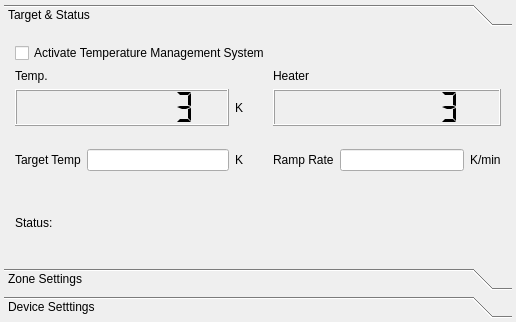
<?xml version="1.0" encoding="UTF-8"?>
<ui version="4.0">
 <class>FrmTempManager</class>
 <widget class="QMainWindow" name="FrmTempManager">
  <property name="geometry">
   <rect>
    <x>0</x>
    <y>0</y>
    <width>516</width>
    <height>322</height>
   </rect>
  </property>
  <property name="sizePolicy">
   <sizepolicy hsizetype="Preferred" vsizetype="Minimum">
    <horstretch>0</horstretch>
    <verstretch>0</verstretch>
   </sizepolicy>
  </property>
  <property name="windowTitle">
   <string>Temperature Control</string>
  </property>
  <widget class="QWidget" name="widget">
   <layout class="QGridLayout" name="gridLayout_3">
    <property name="leftMargin">
     <number>4</number>
    </property>
    <property name="topMargin">
     <number>4</number>
    </property>
    <property name="rightMargin">
     <number>4</number>
    </property>
    <property name="bottomMargin">
     <number>4</number>
    </property>
    <item row="0" column="0">
     <widget class="QToolBox" name="m_toolBox">
      <property name="sizePolicy">
       <sizepolicy hsizetype="Preferred" vsizetype="Preferred">
        <horstretch>0</horstretch>
        <verstretch>0</verstretch>
       </sizepolicy>
      </property>
      <property name="minimumSize">
       <size>
        <width>450</width>
        <height>300</height>
       </size>
      </property>
      <property name="layoutDirection">
       <enum>Qt::LeftToRight</enum>
      </property>
      <property name="frameShape">
       <enum>QFrame::NoFrame</enum>
      </property>
      <property name="frameShadow">
       <enum>QFrame::Plain</enum>
      </property>
      <property name="currentIndex">
       <number>0</number>
      </property>
      <property name="tabSpacing">
       <number>-1</number>
      </property>
      <widget class="QWidget" name="m_pageMain">
       <property name="geometry">
        <rect>
         <x>0</x>
         <y>0</y>
         <width>508</width>
         <height>212</height>
        </rect>
       </property>
       <property name="sizePolicy">
        <sizepolicy hsizetype="Preferred" vsizetype="Preferred">
         <horstretch>0</horstretch>
         <verstretch>0</verstretch>
        </sizepolicy>
       </property>
       <property name="minimumSize">
        <size>
         <width>0</width>
         <height>0</height>
        </size>
       </property>
       <attribute name="label">
        <string>Target &amp;&amp; Status</string>
       </attribute>
       <layout class="QVBoxLayout" name="verticalLayout">
        <item>
         <widget class="QCheckBox" name="m_ckbActivateEngine">
          <property name="text">
           <string>Activate Temperature Management System</string>
          </property>
         </widget>
        </item>
        <item>
         <layout class="QHBoxLayout" name="horizontalLayout">
          <property name="spacing">
           <number>30</number>
          </property>
          <item>
           <layout class="QVBoxLayout" name="verticalLayout_2">
            <item>
             <widget class="QLabel" name="m_lblTempStatus">
              <property name="sizePolicy">
               <sizepolicy hsizetype="Preferred" vsizetype="Fixed">
                <horstretch>0</horstretch>
                <verstretch>0</verstretch>
               </sizepolicy>
              </property>
              <property name="text">
               <string>Temp.</string>
              </property>
              <property name="wordWrap">
               <bool>false</bool>
              </property>
             </widget>
            </item>
            <item>
             <layout class="QHBoxLayout">
              <item>
               <widget class="QLCDNumber" name="m_lcdTemp">
                <property name="sizePolicy">
                 <sizepolicy hsizetype="Minimum" vsizetype="Preferred">
                  <horstretch>0</horstretch>
                  <verstretch>0</verstretch>
                 </sizepolicy>
                </property>
                <property name="maximumSize">
                 <size>
                  <width>16777215</width>
                  <height>100</height>
                 </size>
                </property>
                <property name="frameShape">
                 <enum>QFrame::Box</enum>
                </property>
                <property name="frameShadow">
                 <enum>QFrame::Raised</enum>
                </property>
                <property name="smallDecimalPoint">
                 <bool>false</bool>
                </property>
                <property name="digitCount">
                 <number>8</number>
                </property>
                <property name="mode">
                 <enum>QLCDNumber::Dec</enum>
                </property>
                <property name="segmentStyle">
                 <enum>QLCDNumber::Flat</enum>
                </property>
                <property name="value" stdset="0">
                 <double>3.000000000000000</double>
                </property>
                <property name="intValue" stdset="0">
                 <number>3</number>
                </property>
               </widget>
              </item>
              <item>
               <widget class="QLabel" name="textLabel9_2">
                <property name="sizePolicy">
                 <sizepolicy hsizetype="Fixed" vsizetype="Preferred">
                  <horstretch>0</horstretch>
                  <verstretch>0</verstretch>
                 </sizepolicy>
                </property>
                <property name="text">
                 <string>K</string>
                </property>
                <property name="wordWrap">
                 <bool>false</bool>
                </property>
               </widget>
              </item>
             </layout>
            </item>
           </layout>
          </item>
          <item>
           <layout class="QVBoxLayout" name="verticalLayout_3">
            <item>
             <widget class="QLabel" name="m_lblHeaterStatus">
              <property name="sizePolicy">
               <sizepolicy hsizetype="Preferred" vsizetype="Fixed">
                <horstretch>0</horstretch>
                <verstretch>0</verstretch>
               </sizepolicy>
              </property>
              <property name="text">
               <string>Heater</string>
              </property>
              <property name="wordWrap">
               <bool>false</bool>
              </property>
             </widget>
            </item>
            <item>
             <widget class="QLCDNumber" name="m_lcdHeater">
              <property name="sizePolicy">
               <sizepolicy hsizetype="Minimum" vsizetype="Preferred">
                <horstretch>0</horstretch>
                <verstretch>0</verstretch>
               </sizepolicy>
              </property>
              <property name="maximumSize">
               <size>
                <width>16777215</width>
                <height>100</height>
               </size>
              </property>
              <property name="frameShape">
               <enum>QFrame::Box</enum>
              </property>
              <property name="frameShadow">
               <enum>QFrame::Raised</enum>
              </property>
              <property name="smallDecimalPoint">
               <bool>false</bool>
              </property>
              <property name="digitCount">
               <number>8</number>
              </property>
              <property name="mode">
               <enum>QLCDNumber::Dec</enum>
              </property>
              <property name="segmentStyle">
               <enum>QLCDNumber::Flat</enum>
              </property>
              <property name="value" stdset="0">
               <double>3.000000000000000</double>
              </property>
              <property name="intValue" stdset="0">
               <number>3</number>
              </property>
             </widget>
            </item>
           </layout>
          </item>
         </layout>
        </item>
        <item>
         <layout class="QHBoxLayout" name="horizontalLayout_4">
          <property name="spacing">
           <number>30</number>
          </property>
          <item>
           <layout class="QHBoxLayout">
            <item>
             <widget class="QLabel" name="textLabel18">
              <property name="sizePolicy">
               <sizepolicy hsizetype="Preferred" vsizetype="Fixed">
                <horstretch>0</horstretch>
                <verstretch>0</verstretch>
               </sizepolicy>
              </property>
              <property name="text">
               <string>Target Temp</string>
              </property>
              <property name="wordWrap">
               <bool>false</bool>
              </property>
             </widget>
            </item>
            <item>
             <widget class="QLineEdit" name="m_edTargetTemp"/>
            </item>
            <item>
             <widget class="QLabel" name="textLabel9_2_2">
              <property name="sizePolicy">
               <sizepolicy hsizetype="Fixed" vsizetype="Preferred">
                <horstretch>0</horstretch>
                <verstretch>0</verstretch>
               </sizepolicy>
              </property>
              <property name="text">
               <string>K</string>
              </property>
              <property name="wordWrap">
               <bool>false</bool>
              </property>
             </widget>
            </item>
           </layout>
          </item>
          <item>
           <layout class="QHBoxLayout" name="_2">
            <item>
             <widget class="QLabel" name="textLabel18_3">
              <property name="sizePolicy">
               <sizepolicy hsizetype="Preferred" vsizetype="Fixed">
                <horstretch>0</horstretch>
                <verstretch>0</verstretch>
               </sizepolicy>
              </property>
              <property name="text">
               <string>Ramp Rate</string>
              </property>
              <property name="wordWrap">
               <bool>false</bool>
              </property>
             </widget>
            </item>
            <item>
             <widget class="QLineEdit" name="m_edRampRate"/>
            </item>
            <item>
             <widget class="QLabel" name="textLabel9_2_3">
              <property name="sizePolicy">
               <sizepolicy hsizetype="Fixed" vsizetype="Preferred">
                <horstretch>0</horstretch>
                <verstretch>0</verstretch>
               </sizepolicy>
              </property>
              <property name="text">
               <string>K/min</string>
              </property>
              <property name="wordWrap">
               <bool>false</bool>
              </property>
             </widget>
            </item>
           </layout>
          </item>
         </layout>
        </item>
        <item>
         <widget class="QLabel" name="m_lblStatus">
          <property name="sizePolicy">
           <sizepolicy hsizetype="Preferred" vsizetype="Preferred">
            <horstretch>0</horstretch>
            <verstretch>0</verstretch>
           </sizepolicy>
          </property>
          <property name="text">
           <string>Status:</string>
          </property>
          <property name="scaledContents">
           <bool>true</bool>
          </property>
          <property name="wordWrap">
           <bool>true</bool>
          </property>
         </widget>
        </item>
       </layout>
      </widget>
      <widget class="QWidget" name="m_pageZone">
       <property name="geometry">
        <rect>
         <x>0</x>
         <y>0</y>
         <width>508</width>
         <height>306</height>
        </rect>
       </property>
       <property name="sizePolicy">
        <sizepolicy hsizetype="Preferred" vsizetype="Preferred">
         <horstretch>0</horstretch>
         <verstretch>0</verstretch>
        </sizepolicy>
       </property>
       <property name="minimumSize">
        <size>
         <width>0</width>
         <height>0</height>
        </size>
       </property>
       <attribute name="label">
        <string>Zone Settings</string>
       </attribute>
       <layout class="QVBoxLayout" name="verticalLayout_4">
        <property name="spacing">
         <number>4</number>
        </property>
        <property name="leftMargin">
         <number>4</number>
        </property>
        <property name="topMargin">
         <number>4</number>
        </property>
        <property name="rightMargin">
         <number>4</number>
        </property>
        <property name="bottomMargin">
         <number>4</number>
        </property>
        <item>
         <layout class="QHBoxLayout" name="horizontalLayout_8">
          <property name="sizeConstraint">
           <enum>QLayout::SetDefaultConstraint</enum>
          </property>
          <item>
           <layout class="QHBoxLayout" name="horizontalLayout_5">
            <item>
             <widget class="QLabel" name="textLabel418">
              <property name="sizePolicy">
               <sizepolicy hsizetype="Preferred" vsizetype="Fixed">
                <horstretch>0</horstretch>
                <verstretch>0</verstretch>
               </sizepolicy>
              </property>
              <property name="text">
               <string>Zone Transition Hysteresis</string>
              </property>
              <property name="scaledContents">
               <bool>false</bool>
              </property>
              <property name="wordWrap">
               <bool>false</bool>
              </property>
             </widget>
            </item>
            <item>
             <widget class="QLineEdit" name="m_edZoneHysteresis"/>
            </item>
            <item>
             <widget class="QLabel" name="textLabel49_2_2">
              <property name="sizePolicy">
               <sizepolicy hsizetype="Fixed" vsizetype="Preferred">
                <horstretch>0</horstretch>
                <verstretch>0</verstretch>
               </sizepolicy>
              </property>
              <property name="text">
               <string>%</string>
              </property>
              <property name="wordWrap">
               <bool>false</bool>
              </property>
             </widget>
            </item>
           </layout>
          </item>
          <item>
           <widget class="QCheckBox" name="m_ckbMixTempOnChange">
            <property name="text">
             <string>Mix Temp. Values on Sensor Change</string>
            </property>
           </widget>
          </item>
         </layout>
        </item>
        <item>
         <widget class="QLabel" name="label">
          <property name="text">
           <string>Temp. Zones (First match rule, unselected item leaves setting unchanged on zone transit)</string>
          </property>
          <property name="scaledContents">
           <bool>true</bool>
          </property>
          <property name="wordWrap">
           <bool>true</bool>
          </property>
         </widget>
        </item>
        <item>
         <layout class="QHBoxLayout" name="horizontalLayout_6">
          <item>
           <widget class="QPushButton" name="m_btnZoneDup">
            <property name="text">
             <string>Insert/Duplicate</string>
            </property>
           </widget>
          </item>
          <item>
           <widget class="QPushButton" name="m_btnZoneDelete">
            <property name="text">
             <string>Delete</string>
            </property>
           </widget>
          </item>
         </layout>
        </item>
        <item>
         <widget class="QTableWidget" name="m_tblZone">
          <property name="sizePolicy">
           <sizepolicy hsizetype="Preferred" vsizetype="Expanding">
            <horstretch>0</horstretch>
            <verstretch>0</verstretch>
           </sizepolicy>
          </property>
          <property name="minimumSize">
           <size>
            <width>0</width>
            <height>50</height>
           </size>
          </property>
          <property name="maximumSize">
           <size>
            <width>16777215</width>
            <height>16777215</height>
           </size>
          </property>
          <property name="sizeAdjustPolicy">
           <enum>QAbstractScrollArea::AdjustIgnored</enum>
          </property>
          <property name="selectionMode">
           <enum>QAbstractItemView::SingleSelection</enum>
          </property>
          <property name="cornerButtonEnabled">
           <bool>true</bool>
          </property>
          <attribute name="horizontalHeaderVisible">
           <bool>false</bool>
          </attribute>
          <attribute name="horizontalHeaderCascadingSectionResizes">
           <bool>false</bool>
          </attribute>
          <attribute name="horizontalHeaderDefaultSectionSize">
           <number>40</number>
          </attribute>
          <attribute name="horizontalHeaderHighlightSections">
           <bool>true</bool>
          </attribute>
          <attribute name="horizontalHeaderShowSortIndicator" stdset="0">
           <bool>false</bool>
          </attribute>
          <attribute name="horizontalHeaderStretchLastSection">
           <bool>false</bool>
          </attribute>
          <attribute name="verticalHeaderCascadingSectionResizes">
           <bool>false</bool>
          </attribute>
          <attribute name="verticalHeaderDefaultSectionSize">
           <number>30</number>
          </attribute>
          <column>
           <property name="text">
            <string>Zone#</string>
           </property>
          </column>
         </widget>
        </item>
       </layout>
      </widget>
      <widget class="QWidget" name="m_pageDeviceSetup">
       <property name="geometry">
        <rect>
         <x>0</x>
         <y>0</y>
         <width>528</width>
         <height>280</height>
        </rect>
       </property>
       <attribute name="label">
        <string>Device Setttings</string>
       </attribute>
       <layout class="QGridLayout" name="gridLayout">
        <property name="leftMargin">
         <number>4</number>
        </property>
        <property name="topMargin">
         <number>4</number>
        </property>
        <property name="rightMargin">
         <number>4</number>
        </property>
        <property name="bottomMargin">
         <number>4</number>
        </property>
        <property name="spacing">
         <number>4</number>
        </property>
        <item row="2" column="0" colspan="2">
         <layout class="QHBoxLayout" name="horizontalLayout_7">
          <property name="spacing">
           <number>4</number>
          </property>
          <item>
           <widget class="QGroupBox" name="groupBox2_5">
            <property name="title">
             <string>Aux. Device 4</string>
            </property>
            <layout class="QGridLayout" name="gridLayout_7">
             <property name="leftMargin">
              <number>3</number>
             </property>
             <property name="topMargin">
              <number>3</number>
             </property>
             <property name="rightMargin">
              <number>3</number>
             </property>
             <property name="bottomMargin">
              <number>3</number>
             </property>
             <property name="spacing">
              <number>4</number>
             </property>
             <item row="0" column="0" colspan="2">
              <widget class="QComboBox" name="m_cmbSubDevice4">
               <property name="sizePolicy">
                <sizepolicy hsizetype="Preferred" vsizetype="Fixed">
                 <horstretch>0</horstretch>
                 <verstretch>0</verstretch>
                </sizepolicy>
               </property>
              </widget>
             </item>
             <item row="1" column="0">
              <widget class="QLabel" name="textLabel1_8">
               <property name="sizePolicy">
                <sizepolicy hsizetype="Preferred" vsizetype="Fixed">
                 <horstretch>0</horstretch>
                 <verstretch>0</verstretch>
                </sizepolicy>
               </property>
               <property name="text">
                <string>Loop/Ch.</string>
               </property>
               <property name="wordWrap">
                <bool>false</bool>
               </property>
              </widget>
             </item>
             <item row="1" column="1">
              <widget class="QComboBox" name="m_cmbSubDev4Ch"/>
             </item>
             <item row="2" column="0">
              <widget class="QLabel" name="textLabel1_9">
               <property name="sizePolicy">
                <sizepolicy hsizetype="Preferred" vsizetype="Fixed">
                 <horstretch>0</horstretch>
                 <verstretch>0</verstretch>
                </sizepolicy>
               </property>
               <property name="text">
                <string>Mode</string>
               </property>
               <property name="wordWrap">
                <bool>false</bool>
               </property>
              </widget>
             </item>
             <item row="2" column="1">
              <widget class="QComboBox" name="m_cmbSubDev4Mode"/>
             </item>
            </layout>
           </widget>
          </item>
          <item>
           <widget class="QGroupBox" name="groupBox2_6">
            <property name="title">
             <string>Aux. Device 5</string>
            </property>
            <layout class="QGridLayout" name="gridLayout_8">
             <property name="leftMargin">
              <number>3</number>
             </property>
             <property name="topMargin">
              <number>3</number>
             </property>
             <property name="rightMargin">
              <number>3</number>
             </property>
             <property name="bottomMargin">
              <number>3</number>
             </property>
             <property name="spacing">
              <number>4</number>
             </property>
             <item row="0" column="0" colspan="2">
              <widget class="QComboBox" name="m_cmbSubDevice5">
               <property name="sizePolicy">
                <sizepolicy hsizetype="Preferred" vsizetype="Fixed">
                 <horstretch>0</horstretch>
                 <verstretch>0</verstretch>
                </sizepolicy>
               </property>
              </widget>
             </item>
             <item row="1" column="0">
              <widget class="QLabel" name="textLabel1_10">
               <property name="sizePolicy">
                <sizepolicy hsizetype="Preferred" vsizetype="Fixed">
                 <horstretch>0</horstretch>
                 <verstretch>0</verstretch>
                </sizepolicy>
               </property>
               <property name="text">
                <string>Loop/Ch.</string>
               </property>
               <property name="wordWrap">
                <bool>false</bool>
               </property>
              </widget>
             </item>
             <item row="1" column="1">
              <widget class="QComboBox" name="m_cmbSubDev5Ch"/>
             </item>
             <item row="2" column="0">
              <widget class="QLabel" name="textLabel1_11">
               <property name="sizePolicy">
                <sizepolicy hsizetype="Preferred" vsizetype="Fixed">
                 <horstretch>0</horstretch>
                 <verstretch>0</verstretch>
                </sizepolicy>
               </property>
               <property name="text">
                <string>Mode</string>
               </property>
               <property name="wordWrap">
                <bool>false</bool>
               </property>
              </widget>
             </item>
             <item row="2" column="1">
              <widget class="QComboBox" name="m_cmbSubDev5Mode"/>
             </item>
            </layout>
           </widget>
          </item>
          <item>
           <widget class="QGroupBox" name="groupBox2_7">
            <property name="title">
             <string>Aux. Device 6</string>
            </property>
            <layout class="QGridLayout" name="gridLayout_9">
             <property name="leftMargin">
              <number>3</number>
             </property>
             <property name="topMargin">
              <number>3</number>
             </property>
             <property name="rightMargin">
              <number>3</number>
             </property>
             <property name="bottomMargin">
              <number>3</number>
             </property>
             <property name="spacing">
              <number>4</number>
             </property>
             <item row="0" column="0" colspan="2">
              <widget class="QComboBox" name="m_cmbSubDevice6">
               <property name="sizePolicy">
                <sizepolicy hsizetype="Preferred" vsizetype="Fixed">
                 <horstretch>0</horstretch>
                 <verstretch>0</verstretch>
                </sizepolicy>
               </property>
              </widget>
             </item>
             <item row="1" column="0">
              <widget class="QLabel" name="textLabel1_12">
               <property name="sizePolicy">
                <sizepolicy hsizetype="Preferred" vsizetype="Fixed">
                 <horstretch>0</horstretch>
                 <verstretch>0</verstretch>
                </sizepolicy>
               </property>
               <property name="text">
                <string>Loop/Ch.</string>
               </property>
               <property name="wordWrap">
                <bool>false</bool>
               </property>
              </widget>
             </item>
             <item row="1" column="1">
              <widget class="QComboBox" name="m_cmbSubDev6Ch"/>
             </item>
             <item row="2" column="0">
              <widget class="QLabel" name="textLabel1_13">
               <property name="sizePolicy">
                <sizepolicy hsizetype="Preferred" vsizetype="Fixed">
                 <horstretch>0</horstretch>
                 <verstretch>0</verstretch>
                </sizepolicy>
               </property>
               <property name="text">
                <string>Mode</string>
               </property>
               <property name="wordWrap">
                <bool>false</bool>
               </property>
              </widget>
             </item>
             <item row="2" column="1">
              <widget class="QComboBox" name="m_cmbSubDev6Mode"/>
             </item>
            </layout>
           </widget>
          </item>
         </layout>
        </item>
        <item row="1" column="0" colspan="2">
         <layout class="QHBoxLayout" name="horizontalLayout_2">
          <property name="spacing">
           <number>4</number>
          </property>
          <item>
           <widget class="QGroupBox" name="groupBox2_2">
            <property name="title">
             <string>Aux. Device 1</string>
            </property>
            <layout class="QGridLayout" name="gridLayout_4">
             <property name="leftMargin">
              <number>3</number>
             </property>
             <property name="topMargin">
              <number>3</number>
             </property>
             <property name="rightMargin">
              <number>3</number>
             </property>
             <property name="bottomMargin">
              <number>3</number>
             </property>
             <property name="spacing">
              <number>4</number>
             </property>
             <item row="2" column="1">
              <widget class="QComboBox" name="m_cmbSubDev1Mode"/>
             </item>
             <item row="2" column="0">
              <widget class="QLabel" name="textLabel1_3">
               <property name="sizePolicy">
                <sizepolicy hsizetype="Preferred" vsizetype="Fixed">
                 <horstretch>0</horstretch>
                 <verstretch>0</verstretch>
                </sizepolicy>
               </property>
               <property name="text">
                <string>Mode</string>
               </property>
               <property name="wordWrap">
                <bool>false</bool>
               </property>
              </widget>
             </item>
             <item row="0" column="0" colspan="2">
              <widget class="QComboBox" name="m_cmbSubDevice1">
               <property name="sizePolicy">
                <sizepolicy hsizetype="Preferred" vsizetype="Fixed">
                 <horstretch>0</horstretch>
                 <verstretch>0</verstretch>
                </sizepolicy>
               </property>
              </widget>
             </item>
             <item row="1" column="0">
              <widget class="QLabel" name="textLabel1_2">
               <property name="sizePolicy">
                <sizepolicy hsizetype="Preferred" vsizetype="Fixed">
                 <horstretch>0</horstretch>
                 <verstretch>0</verstretch>
                </sizepolicy>
               </property>
               <property name="text">
                <string>Loop/Ch.</string>
               </property>
               <property name="wordWrap">
                <bool>false</bool>
               </property>
              </widget>
             </item>
             <item row="1" column="1">
              <widget class="QComboBox" name="m_cmbSubDev1Ch"/>
             </item>
            </layout>
           </widget>
          </item>
          <item>
           <widget class="QGroupBox" name="groupBox2_3">
            <property name="title">
             <string>Aux. Device 2</string>
            </property>
            <layout class="QGridLayout" name="gridLayout_5">
             <property name="leftMargin">
              <number>3</number>
             </property>
             <property name="topMargin">
              <number>3</number>
             </property>
             <property name="rightMargin">
              <number>3</number>
             </property>
             <property name="bottomMargin">
              <number>3</number>
             </property>
             <property name="spacing">
              <number>4</number>
             </property>
             <item row="0" column="0" colspan="2">
              <widget class="QComboBox" name="m_cmbSubDevice2">
               <property name="sizePolicy">
                <sizepolicy hsizetype="Preferred" vsizetype="Fixed">
                 <horstretch>0</horstretch>
                 <verstretch>0</verstretch>
                </sizepolicy>
               </property>
              </widget>
             </item>
             <item row="1" column="0">
              <widget class="QLabel" name="textLabel1_4">
               <property name="sizePolicy">
                <sizepolicy hsizetype="Preferred" vsizetype="Fixed">
                 <horstretch>0</horstretch>
                 <verstretch>0</verstretch>
                </sizepolicy>
               </property>
               <property name="text">
                <string>Loop/Ch.</string>
               </property>
               <property name="wordWrap">
                <bool>false</bool>
               </property>
              </widget>
             </item>
             <item row="1" column="1">
              <widget class="QComboBox" name="m_cmbSubDev2Ch"/>
             </item>
             <item row="2" column="0">
              <widget class="QLabel" name="textLabel1_5">
               <property name="sizePolicy">
                <sizepolicy hsizetype="Preferred" vsizetype="Fixed">
                 <horstretch>0</horstretch>
                 <verstretch>0</verstretch>
                </sizepolicy>
               </property>
               <property name="text">
                <string>Mode</string>
               </property>
               <property name="wordWrap">
                <bool>false</bool>
               </property>
              </widget>
             </item>
             <item row="2" column="1">
              <widget class="QComboBox" name="m_cmbSubDev2Mode"/>
             </item>
            </layout>
           </widget>
          </item>
          <item>
           <widget class="QGroupBox" name="groupBox2_4">
            <property name="title">
             <string>Aux. Device 3</string>
            </property>
            <layout class="QGridLayout" name="gridLayout_6">
             <property name="leftMargin">
              <number>3</number>
             </property>
             <property name="topMargin">
              <number>3</number>
             </property>
             <property name="rightMargin">
              <number>3</number>
             </property>
             <property name="bottomMargin">
              <number>3</number>
             </property>
             <property name="spacing">
              <number>4</number>
             </property>
             <item row="0" column="0" colspan="2">
              <widget class="QComboBox" name="m_cmbSubDevice3">
               <property name="sizePolicy">
                <sizepolicy hsizetype="Preferred" vsizetype="Fixed">
                 <horstretch>0</horstretch>
                 <verstretch>0</verstretch>
                </sizepolicy>
               </property>
              </widget>
             </item>
             <item row="1" column="0">
              <widget class="QLabel" name="textLabel1_6">
               <property name="sizePolicy">
                <sizepolicy hsizetype="Preferred" vsizetype="Fixed">
                 <horstretch>0</horstretch>
                 <verstretch>0</verstretch>
                </sizepolicy>
               </property>
               <property name="text">
                <string>Loop/Ch.</string>
               </property>
               <property name="wordWrap">
                <bool>false</bool>
               </property>
              </widget>
             </item>
             <item row="1" column="1">
              <widget class="QComboBox" name="m_cmbSubDev3Ch"/>
             </item>
             <item row="2" column="0">
              <widget class="QLabel" name="textLabel1_7">
               <property name="sizePolicy">
                <sizepolicy hsizetype="Preferred" vsizetype="Fixed">
                 <horstretch>0</horstretch>
                 <verstretch>0</verstretch>
                </sizepolicy>
               </property>
               <property name="text">
                <string>Mode</string>
               </property>
               <property name="wordWrap">
                <bool>false</bool>
               </property>
              </widget>
             </item>
             <item row="2" column="1">
              <widget class="QComboBox" name="m_cmbSubDev3Mode"/>
             </item>
            </layout>
           </widget>
          </item>
         </layout>
        </item>
        <item row="0" column="0">
         <widget class="QGroupBox" name="groupBox2_8">
          <property name="title">
           <string>Main Temp. Controler</string>
          </property>
          <layout class="QGridLayout" name="gridLayout_2">
           <property name="horizontalSpacing">
            <number>4</number>
           </property>
           <item row="0" column="0">
            <widget class="QComboBox" name="m_cmbMainDevice">
             <property name="sizePolicy">
              <sizepolicy hsizetype="Preferred" vsizetype="Fixed">
               <horstretch>0</horstretch>
               <verstretch>0</verstretch>
              </sizepolicy>
             </property>
            </widget>
           </item>
          </layout>
         </widget>
        </item>
        <item row="0" column="1">
         <widget class="QGroupBox" name="groupBox2">
          <property name="title">
           <string>External Output Device for PID Control</string>
          </property>
          <layout class="QHBoxLayout" name="horizontalLayout_3">
           <property name="spacing">
            <number>4</number>
           </property>
           <property name="leftMargin">
            <number>4</number>
           </property>
           <property name="topMargin">
            <number>4</number>
           </property>
           <property name="rightMargin">
            <number>4</number>
           </property>
           <property name="bottomMargin">
            <number>4</number>
           </property>
           <item>
            <widget class="QComboBox" name="m_cmbExtDevice">
             <property name="sizePolicy">
              <sizepolicy hsizetype="Preferred" vsizetype="Fixed">
               <horstretch>0</horstretch>
               <verstretch>0</verstretch>
              </sizepolicy>
             </property>
            </widget>
           </item>
           <item>
            <widget class="QCheckBox" name="m_ckbExtIsPositive">
             <property name="text">
              <string>Positive Feedback</string>
             </property>
            </widget>
           </item>
          </layout>
         </widget>
        </item>
       </layout>
      </widget>
     </widget>
    </item>
   </layout>
  </widget>
 </widget>
 <layoutdefault spacing="6" margin="11"/>
 <pixmapfunction>qPixmapFromMimeSource</pixmapfunction>
 <tabstops>
  <tabstop>m_edTargetTemp</tabstop>
 </tabstops>
 <resources/>
 <connections/>
</ui>
